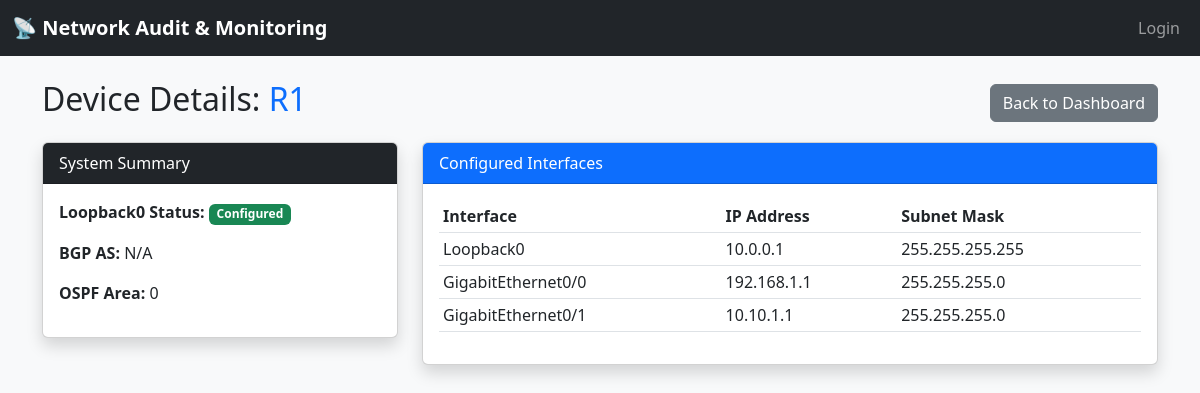
/device/R1, run on the app's committed database.
### tables this page shows
CREATE TABLE devices (
            id INTEGER PRIMARY KEY AUTOINCREMENT,
            hostname TEXT UNIQUE NOT NULL,
            has_loopback0 INTEGER DEFAULT 0,
            bgp_as TEXT,
            ospf_area TEXT
        );

CREATE TABLE interfaces (
            id INTEGER PRIMARY KEY AUTOINCREMENT,
            device_id INTEGER,
            interface_name TEXT,
            ip_address TEXT,
            subnet_mask TEXT,
            FOREIGN KEY (device_id) REFERENCES devices (id)
        );

### task-2-flask-audit/app.py (the view)
@app.route('/device/<hostname>')
def device_detail(hostname):
    conn = get_db_connection(DB_PATH)
    cursor = conn.cursor()
    cursor.execute("SELECT * FROM devices WHERE hostname = ?", (hostname,))
    device = cursor.fetchone()
    if not device:
        conn.close()
        return "Device not found", 404
    cursor.execute("SELECT * FROM interfaces WHERE device_id = ?", (device['id'],))
    interfaces = cursor.fetchall()
    cursor.execute("SELECT * FROM acl_rules WHERE device_id = ?", (device['id'],))
    acls = cursor.fetchall()
    cursor.execute("SELECT * FROM log_events WHERE device_name = ?", (hostname,))
    logs = cursor.fetchall()
    cursor.execute("SELECT * FROM audit_validations WHERE device_name = ?", (hostname,))
    validations = cursor.fetchall()
    conn.close()
    return render_template('device_detail.html', device=device, interfaces=interfaces, acls=acls, logs=logs, validations=validations)

### task-2-flask-audit/models.py (called while the page is built)
def get_db_connection(db_path="network_audit.db"):
    conn = sqlite3.connect(db_path)
    conn.row_factory = sqlite3.Row
    return conn

### task-2-flask-audit/templates/device_detail.html
{% extends 'base.html' %}
{% block content %}
<div class="d-flex justify-content-between align-items-center mb-3">
    <h2>Device Details: <span class="text-primary">{{ device.hostname }}</span></h2>
    <a href="/dashboard" class="btn btn-secondary">Back to Dashboard</a>
</div>
<div class="row">
    <div class="col-md-4">
        <div class="card shadow mb-4">
            <div class="card-header bg-dark text-white">System Summary</div>
            <div class="card-body">
                <p><strong>Loopback0 Status:</strong>
                    {% if device.has_loopback0 %}
                        <span class="badge bg-success">Configured</span>
                    {% else %}
                        <span class="badge bg-danger">Missing</span>
                    {% endif %}
                </p>
                <p><strong>BGP AS:</strong> {{ device.bgp_as or 'N/A' }}</p>
                <p><strong>OSPF Area:</strong> {{ device.ospf_area or 'N/A' }}</p>
            </div>
        </div>
    </div>
    <div class="col-md-8">
        <div class="card shadow mb-4">
            <div class="card-header bg-primary text-white">Configured Interfaces</div>
            <div class="card-body">
                <table class="table table-sm">
                    <thead>
                        <tr>
                            <th>Interface</th>
                            <th>IP Address</th>
                            <th>Subnet Mask</th>
                        </tr>
                    </thead>
                    <tbody>
                        {% for iface in interfaces %}
                        <tr>
                            <td>{{ iface.interface_name }}</td>
                            <td>{{ iface.ip_address }}</td>
                            <td>{{ iface.subnet_mask }}</td>
                        </tr>
                        {% else %}
                        <tr><td colspan="3" class="text-muted">No interfaces found.</td></tr>
                        {% endfor %}
                    </tbody>
                </table>
            </div>
        </div>
    </div>
</div>
{% endblock %}

### data on the page
devices: hostname "R1", ospf_area "0"
interfaces: interface_name "Loopback0", ip_address "10.0.0.1", subnet_mask "255.255.255.255"
interfaces: interface_name "GigabitEthernet0/0", ip_address "192.168.1.1", subnet_mask "255.255.255.0"
interfaces: interface_name "GigabitEthernet0/1", ip_address "10.10.1.1", subnet_mask "255.255.255.0"

### other printed values
{{ device.bgp_as or 'N/A' }} "N/A"
